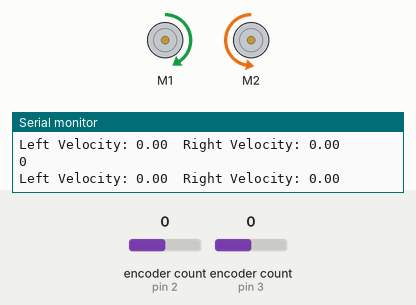
This sketch was run on a simulated Arduino Uno, built with avr-gcc and run on an emulated ATmega328P. Shown: 2 × DC motor (green arrow = forward, orange = backward, longer = faster), the last lines printed to the serial monitor. The test bench sets the inputs (shaded band); at power-on: encoder count (sensors on pin 2, pin 3) 0. At 1.5 s the program stops and its outputs stay as they are.

Above: at 1.2 s.
1.3 s: encoder count (sensor on pin 2) set to 1
At 2.2 s:
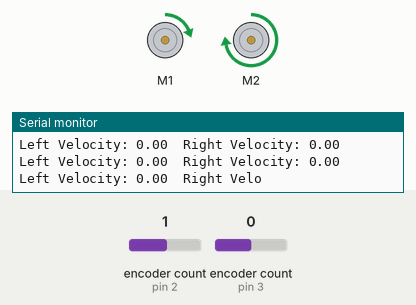
Timing chart, 0 to 3.0 s (numbered marks = the images above; inputs shaded):
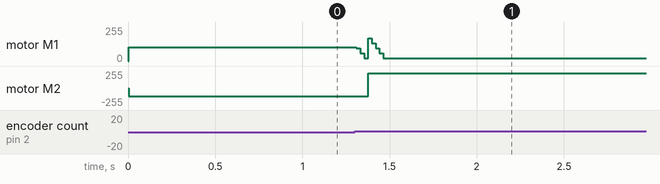

The sketch:

SplicingStraightAndTurnCode.ino
```cpp
//Encoder Global Variables
#include <Encoder.h>
#define ENCODER_USE_INTERRUPTS
//two encoder objects
Encoder enc1 (2, 5);
Encoder enc2 (3, 6);
//time variables to keep track of when the encoder is being read
int prevRead1; //previous count for first encoder object
int prevRead2; //previous count for second encoder object
int timeKept; //holds the present time in the loop
int prevTime; //holds the previous time the encoders were read
int duration; //determines the time between encoder readings
double leftSpeed; //nubmer of counts per second on the left/first encoder
double rightSpeed; //nubmer of counts per second on the right/second encoder
double leftVelocity; //approximation of the velocity of left/first encoder
double rightVelocity; //approximation of the velocity of the right/second encoder
double x = 0; //calculated x position from both encoder readings
double y = 0; //calculated y position from both encoder readings
double phi = 0.0; //calculated angle from both encoder readings assuming the starting orientation is 0 degrees
#define WHEELRADIUS 0.0762 //constant wheel radius (calculates velocity)
#define BETWEENWHEELS 0.1524 //constant distance between the wheels (calculates phi)
#define ROTATIONCOUNTS 3000 //encoders are 3000 counts per every 360 degrees
#define FEETTOMETERS 0.3048 //conversion factor from feet provided by the user to meters that the robot can measure
const double CONVERTDEGREESRADIANS = PI / 180.0;

double desiredFeet = 2; //desired distance in feet - will be converted to meters
double desiredDistance; //desired distance in meters
double distanceFudgeFactor = 0.25; //fudge factor so that the robot moves the desired distance - scales with distance
double distWithFudge = 0; //distance the robot will use as a reference to drive to
int motor1Speed = 0; //value the mc motor shield library uses to apply a voltage to motor 1
int motor2Speed = 0; //value the mc motor shield library uses to apply a voltage to motor 2
double controllerThreshold = 0.1; //distance away from the destination that the controller will kick in
int printOnce = 0; //flag for testing the final distance the robot travelled and comparing it to the input distance
int motorMax = 200; //determines the maximum value the motor1Speed and motor2Speed variables can reach - value the controller uses to decrease the speed of the robot
int motorDecayFactor = motorMax * 10;
int turningFlag = true; //starts the code turning
int degreeInput = 90;
int degrees = degreeInput / 2;
double desiredPhi = degrees * CONVERTDEGREESRADIANS;
double phudge = 2.0;
double phiAndPhudge = desiredPhi + desiredPhi * phudge;

//I was gonna use this PID controller library to control the robot but I did not find it useful - maybe you guys can pull it out of the ashes to use it something for later
//PID Global Variables
// #include <PID_v1.h>
// PID myPID(&x,&leftPWMOut,&desiredDistance, lkp,lki,lkd,DIRECT);

//Dual MC Motor Shield moves the motors
#include "DualMC33926MotorShield.h"
DualMC33926MotorShield md;

//motor will stop if there is a fault - code copied from the demo example
// void stopIfFault()
// {
//   if (md.getFault())
//   {
//     Serial.println("fault");
//     while(1);
//   }
// }

//sets the necessary variables for the encoders, mc motor shield library, fudge factors, and Serial
void setup() {
  //encoder reading setup
  // ---
  prevRead1 = 0;
  prevRead2 = 0;
  // ---

  //motor control setup
  // ---
  md.init();
  motor1Speed = 300;
  motor2Speed = 340;
  // ---

  //fudge factors
  // ---
  desiredDistance = desiredFeet * FEETTOMETERS;
  distWithFudge = desiredDistance + desiredDistance * distanceFudgeFactor;
  // ---

  //Serial
  // ---
  Serial.begin(115200);
  // ---
}

//reads encoders and writes to motors (only moves in a straight line for now)
void loop() {
  //encoder reading loop code
  //---
  //read the encoders
  int read1 = enc1.read();
  int read2 = enc2.read();
  //only compute values if the readings have changed
  if((read1 != prevRead1) || (read2 != prevRead2)){
    //compute the change in the readings - check that the robot is correctly computing positive velocities!!!
    int change1 = read1 - prevRead1;
    int change2 = prevRead2 - read2;
    //take the time and calculate the loop time
    timeKept = millis();
    duration = timeKept - prevTime;
    double durationSec = duration / 1000.0;
    //calculate velocity using the change in encoder counts and duration with constants
    leftVelocity = WHEELRADIUS*change1*2*PI/(ROTATIONCOUNTS * durationSec);
    leftSpeed = change1/durationSec;
    rightVelocity = WHEELRADIUS*change2*2*PI/(ROTATIONCOUNTS * durationSec);
    rightSpeed = change2/durationSec;
    //calculate the changes in position
    double deltaX = durationSec * cos(phi) * (leftVelocity + rightVelocity) / 2;
    double deltaY = durationSec * sin(phi) * (leftVelocity + rightVelocity) / 2;
    double deltaPhi = durationSec * (leftVelocity - rightVelocity) / BETWEENWHEELS;
    //calculate new position
    x = x + deltaX;
    y = y + deltaY;
    phi = phi + deltaPhi;
    //set bounds on phi - if phi is greater than 2PI subtract 2PI, and if phi is less than -2PI add 2*PI
    // if(phi > 2 * PI){
    //   phi -= 2 * PI;
    // }
    // if(phi < (-2 * PI)){
    //   phi += 2 * PI;
    // }
    //set the prev* variables so that the next loop will use these values as a reference
    prevRead1 = read1;
    prevRead2 = read2;
    prevTime = timeKept;
  }
  // ---


  //driving the motors
  // ---
  if(turningFlag){
    //sets the speed of both motors using the mc motor shield library
    if((motor1Speed <= 10) || (motor2Speed <= 10)){
      turningFlag = false;
      phi = 0;
      x = 0;
      y = 0;
      motorMax = 350;
      motor1Speed = 300;
      motor2Speed = 340;
    }
    if(phi < phiAndPhudge){
      md.setM1Speed(motor1Speed);
      md.setM2Speed(-motor2Speed);
      delay(2);
    }
    //stops the robot if it has reached its destination
    else{
      md.setM1Speed(0);
      md.setM2Speed(0);
      delay(2);
      // printOnce = 1; //exit code for debugging purposes
      turningFlag = false;
      phi = 0;
      x = 0;
      y = 0;
      motorMax = 350;
      motor1Speed = 300;
      motor2Speed = 340;
    }
  }
  else{
    //sets the speed of both motors using the mc motor shield library
    if((motor1Speed <= 10) || (motor2Speed <= 10)){
      md.setM1Speed(0);
      md.setM2Speed(0);
      exit(0);
    }
    if(x < distWithFudge){
      md.setM1Speed(motor1Speed);
      md.setM2Speed(motor2Speed);
      delay(2);
    }
    //stops the robot if it has reached its destination
    else{
      md.setM1Speed(0);
      md.setM2Speed(0);
      delay(2);
      printOnce = 1; //exit code for debugging purposes
    }
  }
  // ---

  //stabilizing the velocity
  // ---
  //takes the difference of the velocity
  if(turningFlag){
    double velocityDiff = leftVelocity + rightVelocity;
    if(velocityDiff > 0){
      motor2Speed += 10;
    }
    else if(velocityDiff < 0){
      motor1Speed += 10;
    }
    //not sure how to correct for changes in x and y, but we can fix that if we get there
    //make sure both motor speed integers are below the max speed
    while((motor1Speed > motorMax) || (motor2Speed > motorMax)){
      motor1Speed -= 10;
      motor2Speed -= 10;
    }
  }
  else{
    double velocityDiff = leftVelocity - rightVelocity;
    //turns up the motor speed of the motor that is going slower
    if(velocityDiff > 0){
      motor2Speed += 10; //positive difference means the right wheel needs to go faster
    }
    else if(velocityDiff < 0){
      motor1Speed += 10; //negative difference means the left wheel needs to go faster
    }
    //turns up the speed of the motor that needs to compensate for a change in robot angle - smaller change to motor speed
    if(phi > 0){
      motor2Speed += 2; //positive angle means the right motor needs to go faster
    }
    if(phi < 0){
      motor1Speed += 2; //negative angle means the left motor needs to go faster
    }
    //make sure both motor speed integers are below the max speed
    while((motor1Speed > motorMax) || (motor2Speed > motorMax)){
      motor1Speed -= 10;
      motor2Speed -= 10;
    }
  }
  // ---

  //implementing the controller
  // ---
  //only implement the controller if the robot is within the distance specified by controllerThreshold
  if(turningFlag){
    if(phi > phiAndPhudge - controllerThreshold){
      double error = motorDecayFactor * (phiAndPhudge - phi); //calculate the amount of distance left and multiply it by the motorDecayFactor
      motorMax = int(error); //set the new maximum motor speed - the motor speed will decay quickly from 350 because of the speed of the loop and the responsiveness of the controller
    }
  }
  else{
    if(x > distWithFudge - controllerThreshold){
      double error = motorDecayFactor * (distWithFudge - x); //calculate the amount of distance left and multiply it by the motorDecayFactor
      motorMax = int(error); //set the new maximum motor speed - the motor speed will decay quickly from 350 because of the speed of the loop and the responsiveness of the controller
      // Serial.println(motorMax);
    }
  }

  // ---
  // printline debugging
  // ---
  if(turningFlag){
    Serial.println(int(phi * 10000));
  }
  // if(printOnce){
  //   Serial.println(int(distWithFudge * 10000));
  //   exit(0);
  // }
  // Serial.println("left speed: " + String(motor1Speed) + "\tright speed: " + String(motor2Speed));
  Serial.println("Left Velocity: " + String(leftVelocity) + "\tRight Velocity: " + String(rightVelocity));
  // Serial.println("Motor 1: " + String(motor1Speed) + "\tMotor 2: " + String(motor2Speed));
  // Serial.println("cm: " + String(int(x * 100)));
  // ---
}
```

Measured:
- after the input at 1.3 s, motor M1: forward 102/255 → forward 19/255 at once; motor M2: backward 127/255 → forward 223/255 after 0.08 s
